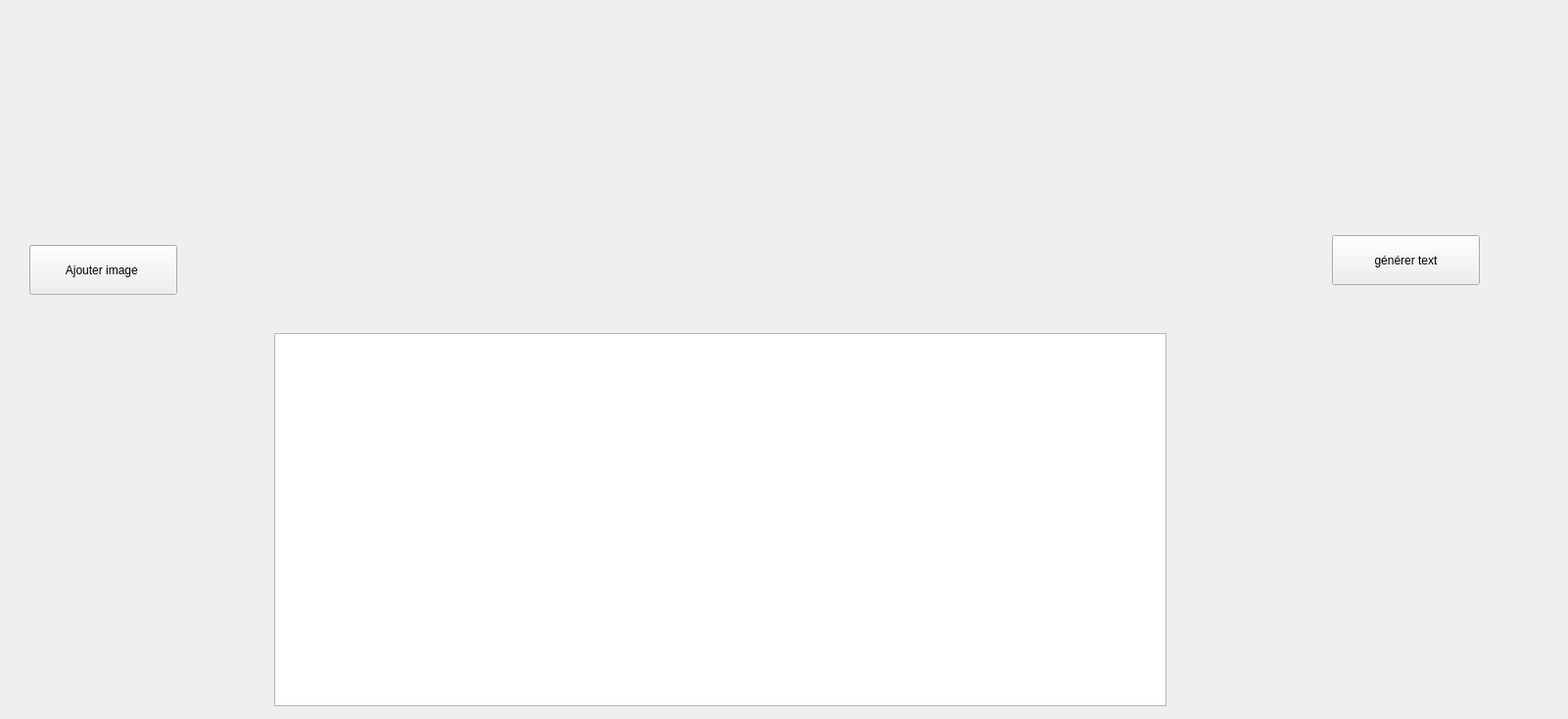
<?xml version="1.0" encoding="UTF-8"?>
<ui version="4.0">
 <class>ia</class>
 <widget class="QWidget" name="ia">
  <property name="geometry">
   <rect>
    <x>0</x>
    <y>0</y>
    <width>1601</width>
    <height>734</height>
   </rect>
  </property>
  <property name="windowTitle">
   <string>Form</string>
  </property>
  <widget class="QLabel" name="labelImage">
   <property name="enabled">
    <bool>true</bool>
   </property>
   <property name="geometry">
    <rect>
     <x>280</x>
     <y>20</y>
     <width>921</width>
     <height>271</height>
    </rect>
   </property>
   <property name="text">
    <string/>
   </property>
  </widget>
  <widget class="QPushButton" name="btnAjouterImage">
   <property name="geometry">
    <rect>
     <x>30</x>
     <y>250</y>
     <width>151</width>
     <height>51</height>
    </rect>
   </property>
   <property name="text">
    <string>Ajouter image </string>
   </property>
  </widget>
  <widget class="QPushButton" name="btnAjouterImage_2">
   <property name="geometry">
    <rect>
     <x>1360</x>
     <y>240</y>
     <width>151</width>
     <height>51</height>
    </rect>
   </property>
   <property name="text">
    <string>générer text</string>
   </property>
  </widget>
  <widget class="QTextEdit" name="textEdit">
   <property name="geometry">
    <rect>
     <x>280</x>
     <y>340</y>
     <width>911</width>
     <height>381</height>
    </rect>
   </property>
  </widget>
 </widget>
 <resources/>
 <connections/>
</ui>
